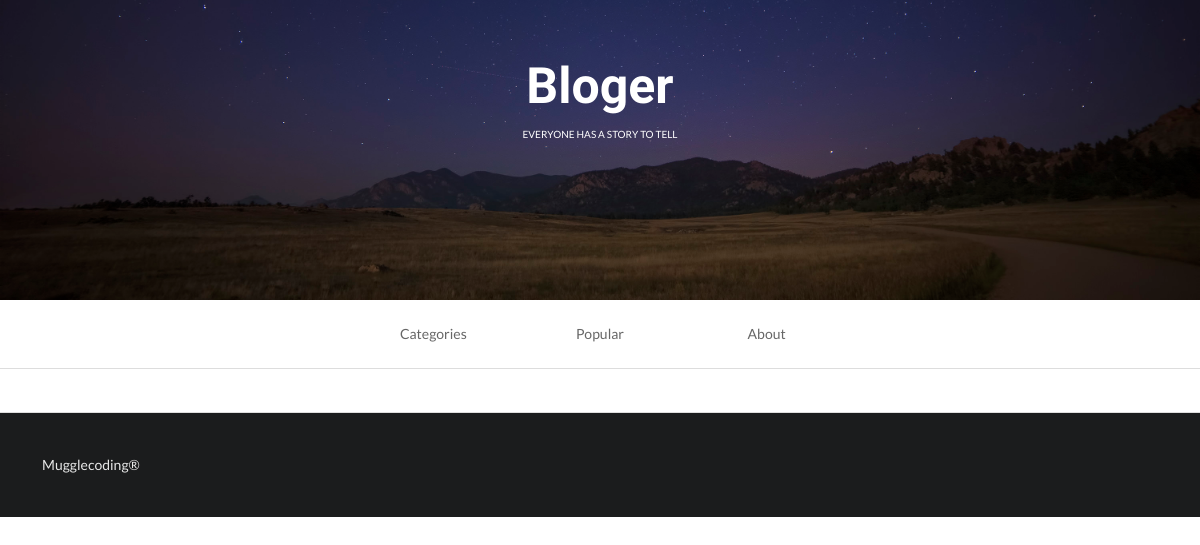
Before: /index?tag=tech with the older database file.
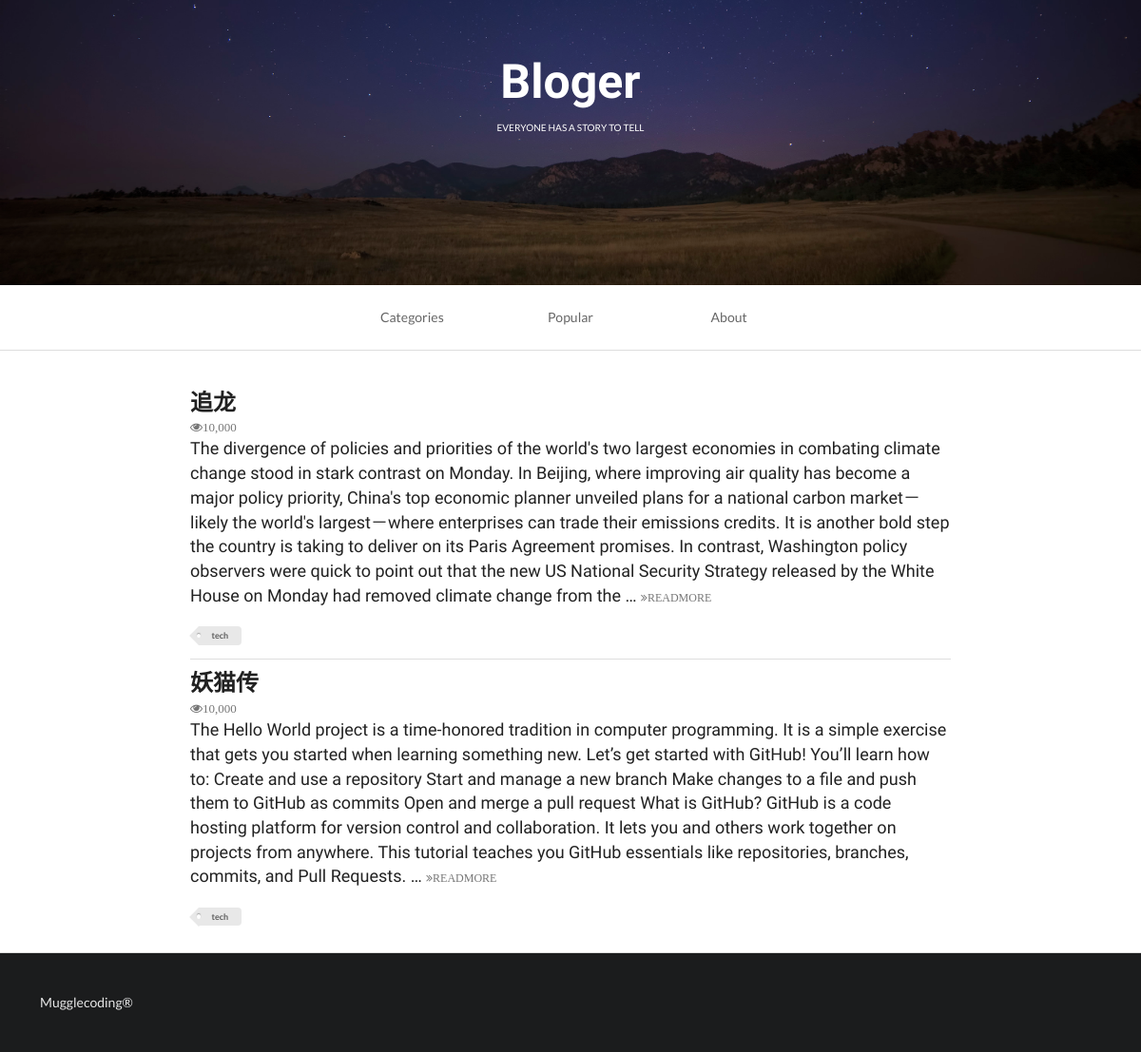
After: the same page with the newer database file.
### firstapp/models.py (models this page shows, shortened)
class Aritcle(models.Model):
    headline = models.CharField(null=True,blank=True,max_length=500)
    content = models.TextField(null=True, blank=True)
    TAG_CHOICES = (
        ('tech','Tech'),
        ('life','Life'),
        )
    tag = models.CharField(null=True,blank=True,max_length=5,choices=TAG_CHOICES)

### firstapp/views.py (the view)
# urls.py: url(r'^index', index,name='index'),
def index(request):
    print(request)
    print("==="*30)
    print(dir(request))
    print("==="*30)
    print(type(request))
    queryset = request.GET.get('tag')
    print(queryset)
    if queryset:
        article_list = Aritcle.objects.filter(tag=queryset)  #过滤器
    else:
        article_list = Aritcle.objects.all()  #获取Article数据库所有的数据
    context = {}
    context['article_list'] = article_list
    index_page = render(request,'firstweb.html',context)
    return index_page

### firstapp/templates/firstweb.html (shortened to what this page needs)
<!DOCTYPE html>
{% load staticfiles %}
<html>
    <head>
        <link rel="stylesheet" href="{% static 'css/semantic.css'%}" media="screen" title="no title" charset="utf-8">
    </head>
    <body>
        <div class="ui inverted vertical segment masthead">
            <h1 class="ui center aligned header blogslogon" style="font-size:50px;font-family: 'Raleway', sans-serif!important;">
                Bloger
                <p class="ui sub header">
                    everyone has a story to tell
                </p>
            </h1>
        </div>
        <div class="ui container nav">
            <div class="ui borderless text three item menu ">
                <div class="ui simple dropdown  item">
                    Categories
                </div>
                <a class="item">
                    Popular
                </a>
                <a class="item">
                    About
                </a>
            </div>
        </div>
        <div class="ui divider"></div>
        <div class="ui  vertical segment">
          {% for article in article_list%}
            <div class="ui container vertical segment">
                <a href="{% url 'detail' article.id %}">
                    <h2 class="ui header">
                        {{ article.headline }}
                    </h2>
                </a>
                <i class="icon grey small unhide">10,000</i>
                <p>
                    {{ article.content|truncatewords:100 }}
                    <a href="{% url 'detail' article.id %}">
                        <i class="angle tiny double grey right icon">READMORE</i>
                    </a>
                </p>
                <div class="ui mini tag label">
                    {{ article.tag }}
                </div>
            </div>
          {% endfor %}
        </div>
        <div class="ui inverted  vertical very padded  segment">
            Mugglecoding®
        </div>
    </body>
</html>

Changed rows visible on the page:
now on this page (row edited): Aritcle: headline "追龙", content "The divergence of policies and priorities of the world's two largest economies in combating climate change stood in stark contrast on Monday. In Beijing, where improving air quality has become a major policy priority, China's top economic planner unveiled plans for a national carbon market－likely the world's largest－where enterprises can trade their emissions credits. It is another bold step the country is taking to deliver on its Paris Agreement promises. In contrast, Washington policy observers were quick to point out that the new US National Security Strategy released by the White House on Monday had removed climate change from the …", tag "tech"
now on this page (row edited): Aritcle: headline "妖猫传", content "The Hello World project is a time-honored tradition in computer programming. It is a simple exercise that gets you started when learning something new. Let’s get started with GitHub! You’ll learn how to: Create and use a repository Start and manage a new branch Make changes to a file and push them to GitHub as commits Open and merge a pull request What is GitHub? GitHub is a code hosting platform for version control and collaboration. It lets you and others work together on projects from anywhere. This tutorial teaches you GitHub essentials like repositories, branches, commits, and Pull Requests. …", tag "tech"
